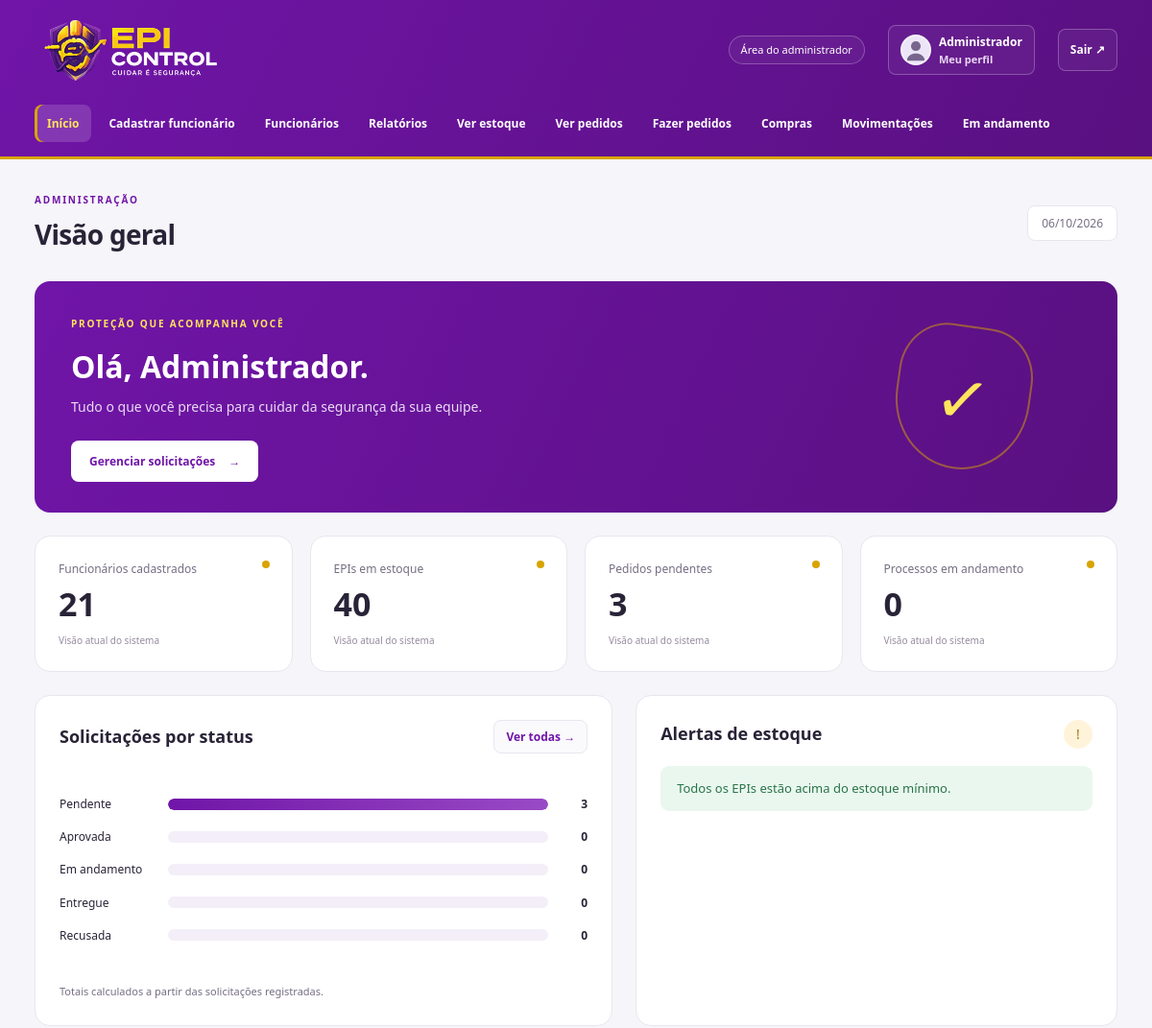
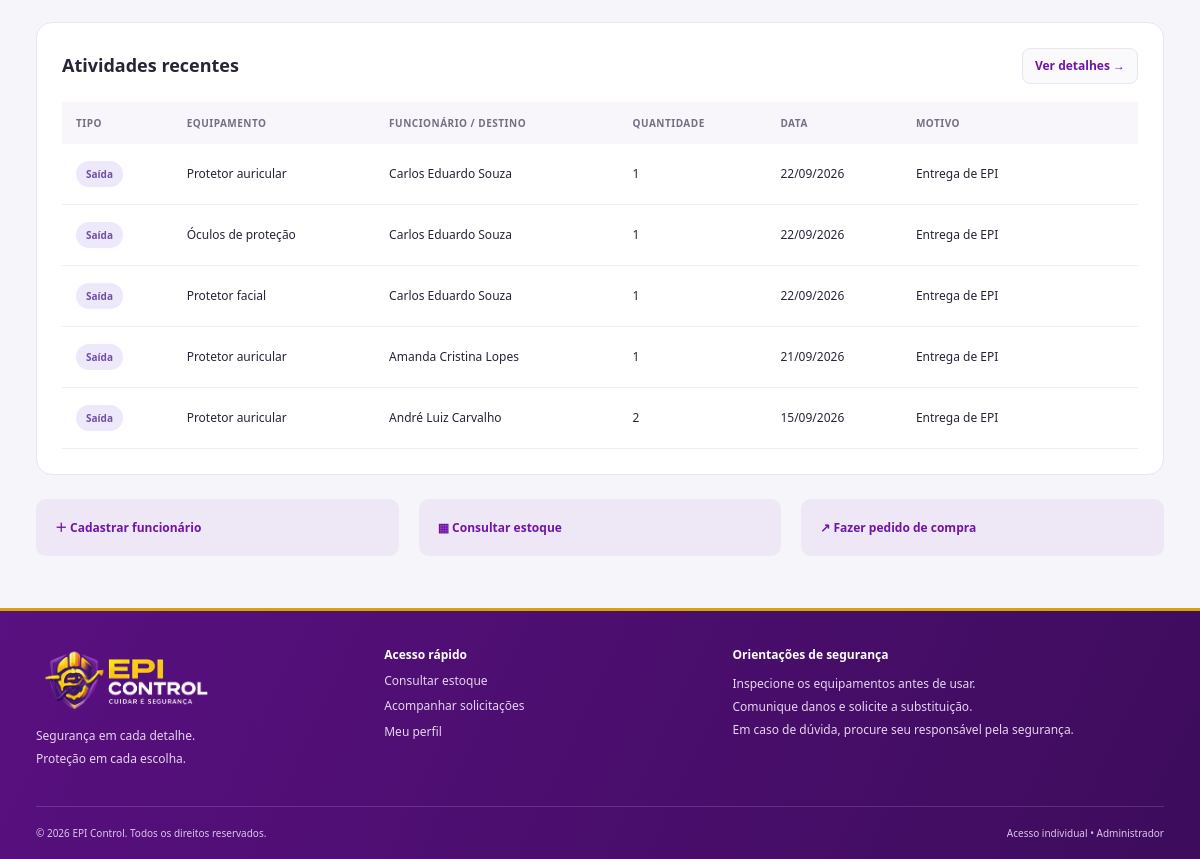
The page /home.php (signed in) on the database its author committed (2 pictures, top to bottom).
### tables this page shows
CREATE TABLE `tb_funcionarios` (
  `id_funcionario` int(11) NOT NULL,
  `nome_completo` varchar(100) NOT NULL,
  `cpf` varchar(20) DEFAULT NULL,
  `cargo` varchar(100) DEFAULT NULL,
  `setor` varchar(100) DEFAULT NULL,
  `foto_url` varchar(255) DEFAULT NULL,
  `email` varchar(100) NOT NULL,
  `senha` varchar(255) NOT NULL,
  `nivel_acesso` varchar(30) NOT NULL DEFAULT 'Funcionario'
);

### app/Controllers/AppController.php (called while the page is built, shortened)
<?php
class AppController
{
    private array $user;
    private bool $admin;
    private string $page;
    public function handle(string $page): void {
        $this->page = $page;
        try {
            $this->model = new EpiModel(conectar());
            $this->user = $this->model->user((int)$_SESSION['id_funcionario']) ?? [];
            $this->admin = $this->user['nivel_acesso'] === 'Administrador';
            $data = ['error'=>$error ?? null,'title'=>$this->titles()[$page] ?? 'EPI Control'];
            $ownId = (int)$this->user['id_funcionario'];
            if (in_array($page,['home','homefunc','andamento','pedidos','minhassolicitacoes','relatorios'],true)) {
                $data['requests'] = $this->model->requests($this->admin ? null : $ownId);
                $data['counts'] = array_count_values(array_column($data['requests'],'status_solicitacao'));
            }
            if (in_array($page,['home','homefunc','estoque','solicitar','adicionarepi','fazerpedidos'],true)) $data['epis'] = $this->model->epis();
            if (in_array($page,['home','funcionarios','relatorios'],true)) $data['employees'] = $this->model->employees(trim((string)($_GET['q'] ?? '')));
            if (in_array($page,['home','movimentacoes','relatorios'],true)) $data['history'] = $this->model->history();
            $views = ['home'=>'dashboard','homefunc'=>'dashboard','andamento'=>'requests','pedidos'=>'requests','minhassolicitacoes'=>'requests','cadastro'=>'person-form','editarfunc'=>'person-form','perfil'=>'person-form','funcionarios'=>'employees','informacoes'=>'equipment','meuepi'=>'equipment','adicionarepi'=>'order-form','solicitar'=>'order-form','fazerpedidos'=>'order-form','estoque'=>'stock','compras'=>'purchases','movimentacoes'=>'history','relatorios'=>'reports','excluirfunc'=>'delete'];
            $this->page = $page;
            $this->render($views[$page] ?? 'message',$data);
        } catch (Throwable $e) {
            error_log((string)$e);
            http_response_code(503);
            $title = 'Sistema indisponível'; $message = 'Confira se o MySQL está iniciado e se o banco tcc foi configurado a partir de database/tcc.sql.';
            require __DIR__ . '/../Views/unavailable.php';
        }
    }
    private function titles(): array { return ['home'=>'Visão geral','homefunc'=>'Meu painel','cadastro'=>'Cadastrar funcionário','funcionarios'=>'Funcionários','editarfunc'=>'Editar funcionário','informacoes'=>'Informações do funcionário','excluirfunc'=>'Excluir funcionário','adicionarepi'=>'Entregar EPI','relatorios'=>'Relatórios','estoque'=>'Estoque de EPIs','pedidos'=>'Solicitações dos funcionários','fazerpedidos'=>'Novo pedido de compra','compras'=>'Compras','movimentacoes'=>'Movimentações','andamento'=>'Em andamento','meuepi'=>'Meu EPI','solicitar'=>'Solicitar EPI','minhassolicitacoes'=>'Minhas solicitações','perfil'=>'Meu perfil']; }
    private function render(string $view, array $data): void {
        extract($data);
        $user = $this->user; $admin = $this->admin; $page = $this->page;
        require __DIR__ . '/../../templates/header.php';
        require __DIR__ . '/../Views/' . $view . '.php';
        require __DIR__ . '/../../templates/footer.php';
    }
}

### app/dispatch.php (called while the page is built)
<?php
require_once __DIR__ . '/bootstrap.php';
require_once __DIR__ . '/Controllers/AppController.php';
(new AppController())->handle($route);

### home.php (called while the page is built)
<?php
$route = 'home';
require __DIR__ . '/app/dispatch.php';

### config/conexao.php (called while the page is built, shortened)
<?php
function conectar(): mysqli
{
    $ports = getenv('DB_PORT') ? [(int) getenv('DB_PORT')] : [3306, 3307];
    foreach ($ports as $port) {
        try {
            $db = new mysqli(getenv('DB_HOST') ?: '127.0.0.1', getenv('DB_USER') ?: 'root', getenv('DB_PASSWORD') ?: '', getenv('DB_NAME') ?: 'tcc', $port);
            $db->set_charset('utf8mb4');
            $db->query("SET time_zone = '-03:00'");
            $db->query("SET time_zone = '-03:00'");
            return $db;
        } catch (mysqli_sql_exception $e) { $lastError = $e; }
    }
    throw new RuntimeException('Banco indisponível. Inicie o MySQL no XAMPP e confira a configuração.', 0, $lastError);
}

### app/Models/EpiModel.php (called while the page is built, shortened)
<?php
class EpiModel
{
    public function run(string $sql, array $params = []): mysqli_stmt {
        $stmt = $this->db->prepare($sql);
        if ($params) {
            $types = implode('', array_map(fn($p) => is_int($p) ? 'i' : 's', $params));
            $stmt->bind_param($types, ...$params);
        }
        $stmt->execute();
        return $stmt;
    }
    public function all(string $sql, array $params = []): array { return $this->run($sql, $params)->get_result()->fetch_all(MYSQLI_ASSOC); }
    public function one(string $sql, array $params = []): ?array { return $this->all($sql, $params)[0] ?? null; }
    public function user(int $id): ?array { return $this->one('SELECT * FROM tb_funcionarios WHERE id_funcionario=?', [$id]); }
    public function epis(): array { return $this->all('SELECT * FROM tb_epis ORDER BY nome_epi'); }
    public function history(?int $userId = null): array {
        return $this->all("SELECT s.id_saida AS id,s.id_funcionario,'Saída' AS tipo,e.nome_epi,f.nome_completo,s.quantidade,s.data,s.motivo FROM tb_saida s JOIN tb_epis e ON e.id_epi=s.id_epi JOIN tb_funcionarios f ON f.id_funcionario=s.id_funcionario" . ($userId !== null ? ' WHERE s.id_funcionario=?' : " UNION ALL SELECT n.id_entrada,NULL,'Entrada',e.nome_epi,'Almoxarifado',n.quantidade,n.data,n.motivo FROM tb_entrada n JOIN tb_epis e ON e.id_epi=n.id_epi") . ' ORDER BY data DESC,id DESC', $userId !== null ? [$userId] : []);
    }
}

### app/bootstrap.php (called while the page is built, shortened)
<?php
require_once __DIR__ . '/../config/conexao.php';
require_once __DIR__ . '/Models/EpiModel.php';
function e($value): string { return htmlspecialchars((string) ($value ?? ''), ENT_QUOTES | ENT_SUBSTITUTE, 'UTF-8'); }
function avatar(array $person): string {
    return in_array($person['foto_url'] ?? '', ['img/boy.png', 'img/woman.png'], true) ? $person['foto_url'] : 'img/avatar.svg';
}

### app/Views/dashboard.php (the view, shortened to what this page needs)
<section class="welcome"><div><span class="eyebrow">PROTEÇÃO QUE ACOMPANHA VOCÊ</span><h2>Olá, <?= e(explode(' ',trim($user['nome_completo']))[0]) ?>.</h2><p><?= $admin?'Tudo o que você precisa para cuidar da segurança da sua equipe.':'Seus equipamentos e solicitações, reunidos em um só lugar.' ?></p><a class="button light" href="<?= $admin?'pedidos.php':'solicitar.php' ?>"><?= $admin?'Gerenciar solicitações':'Solicitar um EPI' ?> <span>→</span></a></div><div class="welcome-symbol" aria-hidden="true">✓</div></section>
<div class="stats-grid">
<?php $stats=$admin?['Funcionários cadastrados'=>count($employees),'EPIs em estoque'=>array_sum(array_column($epis,'quantidade_estoque')),'Pedidos pendentes'=>$counts['Pendente']??0,'Processos em andamento'=>($counts['Aprovada']??0)+($counts['Em andamento']??0)]:['Equipamentos recebidos'=>array_sum(array_column($equipment,'quantidade')),'Tipos de EPI'=>count($equipment),'Solicitações pendentes'=>$counts['Pendente']??0,'Solicitações entregues'=>$counts['Entregue']??0]; foreach($stats as $label=>$number): ?>
<article class="stat"><span><?= e($label) ?></span><strong><?= (int)$number ?></strong><small><?= $admin?'Visão atual do sistema':'Somente seus registros' ?></small></article><?php endforeach ?></div>
<div class="two-columns"><section class="card"><div class="section-heading"><h2><?= $admin?'Solicitações por status':'Solicitações recentes' ?></h2><a href="<?= $admin?'andamento.php':'minhassolicitacoes.php' ?>">Ver todas →</a></div>
<?php if($admin): require __DIR__.'/status-chart.php'; else: $recent=array_slice($requests,0,5); if(!$recent): ?><p class="empty">Você ainda não fez solicitações. <a href="solicitar.php">Solicitar meu primeiro EPI</a></p><?php endif; foreach($recent as $r): ?><div class="list-row"><div><strong><?= e($r['nome_epi']) ?></strong><small><?= (int)$r['quantidade'] ?> un. • <?= e(dateBr($r['data_solicitacao'])) ?></small></div><?= badge($r['status_solicitacao']) ?></div><?php endforeach; endif ?></section>
<section class="card"><div class="section-heading"><h2><?= $admin?'Alertas de estoque':'Avisos importantes' ?></h2><span class="section-icon">!</span></div>
<?php if($admin): $alerts=array_filter($epis,fn($epi)=>$epi['quantidade_estoque']<=$epi['estoque_minimo']); if(!$alerts): ?><div class="notice success">Todos os EPIs estão acima do estoque mínimo.</div><?php endif; ?><?php  else: ?><div class="notice info">Verifique as condições do seu EPI antes de cada uso.</div><p>Equipamento danificado, perdido ou inadequado? Envie uma solicitação com a justificativa para avaliação.</p><p>Uma solicitação aprovada será exibida em “Meu EPI” depois da entrega ser registrada.</p><?php endif ?></section></div>
<section class="card"><div class="section-heading"><h2><?= $admin?'Atividades recentes':'Meus equipamentos' ?></h2><a href="<?= $admin?'movimentacoes.php':'meuepi.php' ?>">Ver detalhes →</a></div>
<?php if($admin): $history=array_slice($history,0,5); require __DIR__.'/history-table.php'; else: if(!$equipment): ?><p class="empty">Nenhum equipamento recebido até o momento.</p><?php endif; foreach($equipment as $epi): ?><div class="list-row"><div><strong><?= e($epi['nome_epi']) ?></strong><small><?= e($epi['descricao']) ?></small></div><span class="badge info"><?= (int)$epi['quantidade'] ?> recebidos</span></div><?php endforeach; endif ?></section>
<div class="quick-links"><?php $quick=$admin?['cadastro.php'=>'＋ Cadastrar funcionário','estoque.php'=>'▦ Consultar estoque','fazerpedidos.php'=>'↗ Fazer pedido de compra']:['meuepi.php'=>'✓ Consultar meus EPIs','solicitar.php'=>'＋ Solicitar equipamento','perfil.php'=>'○ Atualizar perfil']; foreach($quick as $url=>$text): ?><a href="<?= e($url) ?>"><?= e($text) ?></a><?php endforeach ?></div>

### templates/header.php (shortened to what this page needs)
<?php
$navigation = $admin ? ['home'=>'Início','cadastro'=>'Cadastrar funcionário','funcionarios'=>'Funcionários','relatorios'=>'Relatórios','estoque'=>'Ver estoque','pedidos'=>'Ver pedidos','fazerpedidos'=>'Fazer pedidos','compras'=>'Compras','movimentacoes'=>'Movimentações','andamento'=>'Em andamento'] : ['homefunc'=>'Início','meuepi'=>'Meu EPI','solicitar'=>'Solicitar EPI','minhassolicitacoes'=>'Minhas solicitações'];
?>
<!doctype html><html lang="pt-BR"><head><link rel="stylesheet" href="css/app.css?v=<?= filemtime(__DIR__.'/../css/app.css') ?>"></head>
<body><a class="skip-link" href="#conteudo">Pular para o conteúdo</a><header class="site-header"><div class="header-top container"><a class="brand" href="<?= $admin?'home.php':'homefunc.php' ?>"><img class="brand-logo" src="img/logohome.png" alt="EPI Control — Cuidar é segurança"></a><div class="header-actions"><span class="role-label"><?= $admin?'Área do administrador':'Área do funcionário' ?></span><a class="profile-link" href="perfil.php"><img src="<?= e(avatar($user)) ?>" alt="Foto de <?= e($user['nome_completo']) ?>"><span><strong><?= e($user['nome_completo']) ?></strong><small>Meu perfil</small></span></a><form method="post" action="logout.php"><?= csrf() ?><button class="text-button" type="submit">Sair ↗</button></form></div></div><nav class="main-nav container" aria-label="Navegação principal"><?php foreach($navigation as $url=>$label): ?><a href="<?= e($url) ?>.php" <?= $page===$url?'class="active" aria-current="page"':'' ?>><?= e($label) ?></a><?php endforeach ?></nav></header>
<main id="conteudo" class="container main-content"><div class="page-heading"><div><span class="eyebrow"><?= $admin?'ADMINISTRAÇÃO':'MINHA SEGURANÇA' ?></span><h1><?= e($title) ?></h1></div><span class="today"><?= date('d/m/Y') ?></span></div>

### app/Views/status-chart.php
<div class="chart" role="img" aria-label="Quantidade de solicitações por status"><?php $max=max(1,...array_values($counts)); foreach(['Pendente','Aprovada','Em andamento','Entregue','Recusada'] as $status): $n=$counts[$status]??0; ?><div class="chart-row"><span><?= e($status) ?></span><div class="bar-track"><div class="bar" style="width:<?= (int)round($n/$max*100) ?>%"></div></div><strong><?= (int)$n ?></strong></div><?php endforeach ?></div><small class="muted">Totais calculados a partir das solicitações registradas.</small>

### app/Views/history-table.php (shortened to what this page needs)
<div class="table-wrap"><table><thead><tr><th>Tipo</th><th>Equipamento</th><th>Funcionário / destino</th><th>Quantidade</th><th>Data</th><th>Motivo</th></tr></thead><tbody><?php foreach($history as $h): ?><tr><td><span class="badge <?= $h['tipo']==='Entrada'?'success':'info' ?>"><?= e($h['tipo']) ?></span></td><td><?= e($h['nome_epi']) ?></td><td><?= e($h['nome_completo']) ?></td><td><?= (int)$h['quantidade'] ?></td><td><?= e(date('d/m/Y',strtotime($h['data']))) ?></td><td class="long-text"><?= e($h['motivo']) ?></td></tr><?php endforeach; ?></tbody></table></div>

### templates/footer.php
</main><footer class="site-footer"><div class="container footer-grid"><div><a class="brand" href="<?= $admin?'home.php':'homefunc.php' ?>"><img class="brand-logo" src="img/logohome.png" alt="EPI Control — Cuidar é segurança"></a><p>Segurança em cada detalhe.<br>Proteção em cada escolha.</p></div><div><strong>Acesso rápido</strong><a href="<?= $admin?'estoque.php':'meuepi.php' ?>"><?= $admin?'Consultar estoque':'Meus equipamentos' ?></a><a href="<?= $admin?'pedidos.php':'minhassolicitacoes.php' ?>">Acompanhar solicitações</a><a href="perfil.php">Meu perfil</a></div><div><strong>Orientações de segurança</strong><p>Inspecione os equipamentos antes de usar.<br>Comunique danos e solicite a substituição.<br>Em caso de dúvida, procure seu responsável pela segurança.</p></div></div><div class="container footer-bottom"><span>© <?= date('Y') ?> EPI Control. Todos os direitos reservados.</span><span>Acesso individual • <?= $admin?'Administrador':'Funcionário' ?></span></div></footer></body></html>

### rows shown on the page
tb_funcionarios: nome_completo "Administrador", nivel_acesso "Início", nivel_acesso "Cadastrar funcionário", nivel_acesso "Funcionários", nivel_acesso "Relatórios", nivel_acesso "Ver estoque", nivel_acesso "Ver pedidos", nivel_acesso "Fazer pedidos", nivel_acesso "Compras", nivel_acesso "Movimentações", nivel_acesso "Em andamento", nivel_acesso "21", nivel_acesso "40", nivel_acesso "3", nivel_acesso "0", nivel_acesso "＋ Cadastrar funcionário", nivel_acesso "▦ Consultar estoque", nivel_acesso "↗ Fazer pedido de compra"

### other values the page prints
$title "Visão geral"
$label "Funcionários cadastrados"
$label "EPIs em estoque"
$label "Pedidos pendentes"
$label "Processos em andamento"
$status "Pendente"
$n "3"
$status "Aprovada"
$n "0"
$status "Em andamento"
$status "Entregue"
$status "Recusada"
$h['tipo'] "Saída"
$h['nome_epi'] "Protetor auricular"
$h['nome_completo'] "Carlos Eduardo Souza"
